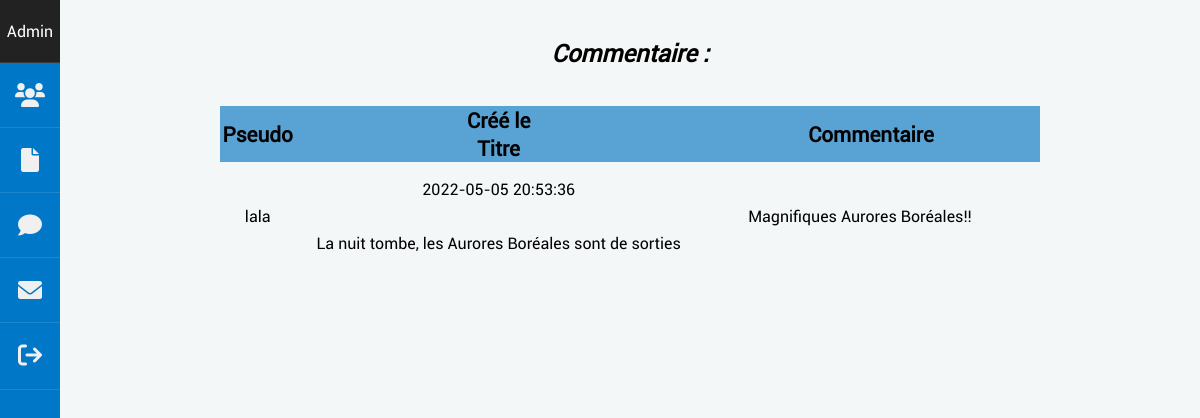
Screenshot of /montrerComment&id=34 (signed in) with the database file from the repository.
### tables this page shows
CREATE TABLE `commentaires` (
  `id` bigint(20) NOT NULL,
  `commentaire` text NOT NULL,
  `id_article` bigint(20) UNSIGNED NOT NULL,
  `id_user` bigint(20) UNSIGNED NOT NULL,
  `created_at` timestamp NOT NULL DEFAULT current_timestamp() ON UPDATE current_timestamp()
);

CREATE TABLE `user` (
  `id` int(11) NOT NULL,
  `pseudo` varchar(100) NOT NULL,
  `mail` varchar(255) NOT NULL,
  `password` varchar(255) NOT NULL,
  `role` tinyint(1) NOT NULL,
  `created_at` timestamp NULL DEFAULT current_timestamp()
);

CREATE TABLE `article` (
  `id` int(11) NOT NULL,
  `title` varchar(255) NOT NULL,
  `url_image` varchar(255) NOT NULL,
  `alt_image` varchar(255) NOT NULL,
  `accroche` varchar(255) NOT NULL,
  `content` text NOT NULL,
  `id_category` int(10) UNSIGNED NOT NULL,
  `created_at` datetime NOT NULL DEFAULT current_timestamp()
);

### app/Controllers/AdminController.php (called while the page is built, shortened)
<?php
class AdminController
{
    function montrerComment($id)
    {
        $comment = new \ProjetBlogKercode\Models\AdminModel();
        $oneComment = $comment->afficherCommentaire($id);
        require 'app/Views/Admin/commentaire.php';
    }
}

### app/Models/AdminModel.php (called while the page is built, shortened)
<?php
class AdminModel extends Manager
{
    public function afficherCommentaire($id)
    {
       $bdd = $this->dbConnect();
       $req = $bdd->prepare('SELECT commentaires.*, user.pseudo, article.title FROM commentaires
       INNER JOIN user ON commentaires.id_user = user.id
       INNER JOIN article ON commentaires.id_article = article.id
       WHERE commentaires.id = ?');
       $req->execute(array($id));
       return $req->fetch();
    }
}

### app/Views/Admin/commentaire.php (the view, shortened to what this page needs)
<section class="section-article-admin">
    <h1>Commentaire :</h1>
    <div class="centrer-tableau">
        <table class="page-list-admin">
            <thead>
                <tr>
                    <th>Pseudo</th>
                    <th class="display-creation">Créé le</th>
                    <th class="display-creation">Titre</th>
                    <th>Commentaire</th>
                </tr>
            </thead>
            <tbody>
                <tr>
                    <td>
                        <p><?= $oneComment['pseudo'] ?></p>
                    </td>
                    <td class="display-creation">
                        <p><?= $oneComment['created_at'] ?></p>
                    </td>
                    <td class="display-creation">
                        <p><?= $oneComment['title'] ?></p>
                    </td>
                    <td>
                        <p class="max-content"><?= $oneComment['commentaire'] ?></p>
                    </td>
                </tr>
            </tbody>
        </table>
    </div>
</section>
<?php require 'template/adminTemplate.php';

### app/Public/style/style.css (style rules this page uses)
:root { --mainColor: #0077C7; --mainLightColor: #58A2D4; --mainSuperLightColor: #a7d0ec; --bodyColor: #f4f7f7; --icon-dark: #616161; }
body { font-family: 'Roboto', sans-serif; height: 100%; position: relative; background-color: var(--bodyColor); }
h1 { font-size: 1.5rem; margin: 2rem 0; text-align: center; }
#main-dashboard-admin h1 { text-align: center; font-size: 1.5rem; padding: 5px; font-style: italic; color: black; }
.centrer-tableau { margin-bottom: 1rem; }
.page-list-admin { width: 100%; border-collapse: collapse; text-align: center; }
.page-list-admin thead { background-color: var(--mainLightColor); font-size: 1.3rem; }
.page-list-admin td { padding: 1rem 0.5rem; }
.display-creation { display: none; }
.max-content { width: 100px; overflow: hidden; text-overflow: ellipsis; }
@media screen and (min-width: 768px) { .section-article-admin { margin: auto 5rem; } }
@media screen and (min-width: 768px) { .display-creation { display: block; } }
@media screen and (min-width: 768px) { .max-content { width: 300px; } }
@media screen and (min-width: 1024px) { .centrer-tableau { text-align: center; } }
@media screen and (min-width: 1024px) { .page-list-admin { display: inline-table; max-width: 900px; } }
@media screen and (min-width: 1024px) { .section-article-admin { margin: auto 10rem; } }

### rows the page displays
commentaires: id_user.pseudo "lala", created_at "2022-05-05 20:53:36", id_article.title "La nuit tombe, les Aurores Boréales sont de sorties", commentaire "Magnifiques Aurores Boréales!!"
